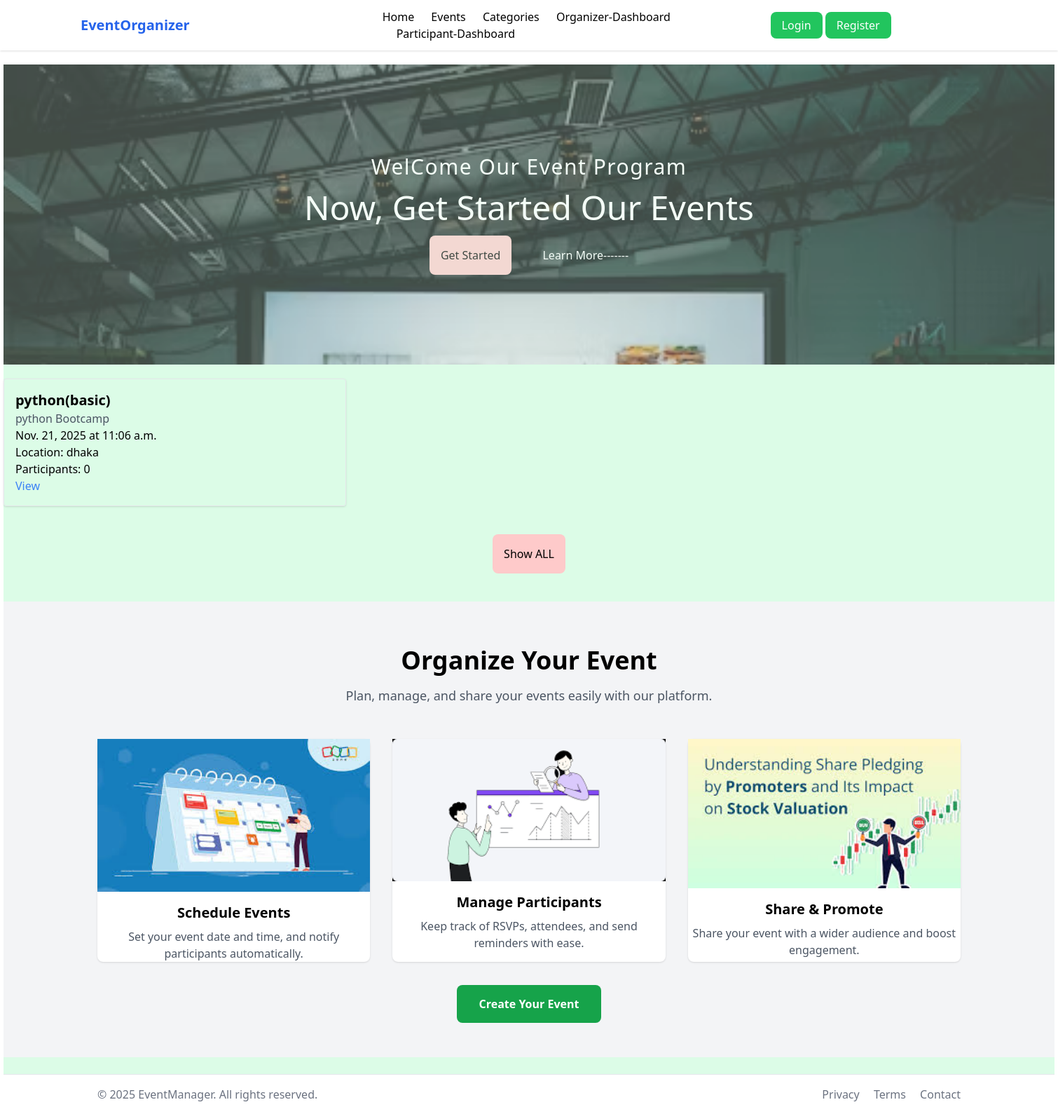
The page / on the database its author committed.
### events/models.py (models this page shows, shortened)
class Event(models.Model):
    name = models.CharField(max_length=200)
    description = models.TextField()
    date = models.DateField()
    time = models.TimeField()
    location = models.CharField(max_length=255)
    category = models.ForeignKey(Category, on_delete=models.CASCADE, related_name='events')
    participants = models.ManyToManyField(User, related_name='rsvped_events', blank=True)
    asset = models.ImageField(upload_to='event_asset/',blank=True,null=True)

class Category(models.Model):
    name = models.CharField(max_length=200)
    description = models.TextField()

### events/views.py (the view)
# urls.py: path('', home, name='home'),
def home(request):
    events = Event.objects.select_related('category').prefetch_related('participants').all()[:9]
    return render(request, 'events/home.html', {'events': events})

### events/templates/events/home.html (shortened to what this page needs)
{% extends "base.html" %}
{% block content %}
<div class='bg-green-100 lg:w-[1500px] lg:h-[30vh] mx-auto'>
     <div class='hero-bg lg:w-[1500px] lg:h-[70vh] bg-cover mx-auto opacity-70 my-5'>
        <div class='text-white flex justify-center flex-col items-center py-5 md:py-32 '>
            <h1 class='text-3xl tracking-wider'>WelCome Our Event Program</h1>
            <p class='text-5xl m-4'>Now, Get Started Our Events</p>
            <div class='space-x-10'>
                <a href="{% url "event_list" %}"><button class='bg-red-200 p-4 text-black font-medium rounded-lg'>Get Started</button></a>
                <button>Learn More-------</button>
            </div>
        </div>
     </div>
    <section>
        <div class="grid grid-cols-1 md:grid-cols-2 lg:grid-cols-3 gap-4">
            {% for event in events %}
            <div class="border p-4 rounded shadow">
                <h2 class="text-xl font-semibold">{{ event.name }}</h2>
                <p class="text-gray-600">{{ event.category.name }}</p>
                <p>{{ event.date }} at {{ event.time }}</p>
                <p>Location: {{ event.location }}</p>
                <p>Participants: {{ event.participants.count }}</p>
                <a href="{% url 'event_detail' event.id %}" class="text-blue-500">View</a>
            </div>
            {% endfor %}
        </div>
    </section>
    <div class='flex justify-center my-10'>
        <a href="{% url "event_list" %}" class='bg-red-200 p-4 rounded-lg '>Show ALL</a>
    </div>
    {% include "events/Event_organization.html" %}
    {% include "events/footer.html" %}
</div>
{% endblock content %}

### events/templates/base.html (shortened to what this page needs)
{% load static %}
<!DOCTYPE html>
<html lang="en">
<head>
    <link rel="stylesheet" href="{% static "css/output.css" %}">
    <link rel="stylesheet" href="{% static "css/style.css" %}">
</head>
<body>
   <header>
        {% include "events/navbar.html" %}
   </header>
   <main>
        {% block content %}{% endblock content %}
   </main>
</body>
</html>

### events/templates/events/navbar.html (shortened to what this page needs)
{% load static %}
<!DOCTYPE html>
<html lang="en">
<head>
    <link rel="stylesheet" href="{% static 'css/output.css' %}">
</head>
<body>
    <nav class="bg-white shadow">
    <div class="container mx-auto grid grid-cols-1 md:grid-cols-2 lg:grid-cols-3 justify-between gap-3 py-3 items-center">
        <div>
            <a href="{% url 'home' %}" class="text-xl font-bold text-blue-600">EventOrganizer</a>
        </div>
        <div class="space-x-5">
            <a href="{% url 'home' %}" class="hover:text-blue-600">Home</a>
            <a href="{% url "event_list" %}" class="hover:text-blue-600">Events</a>
            <a href="{% url "category_list" %}" class="hover:text-blue-600">Categories</a>
            <a href="{% url "dashboard" %}" class="hover:text-blue-600">Organizer-Dashboard</a>
            <a href="{% url "participant-dashboard" %}" class="hover:text-blue-600">Participant-Dashboard</a>
        </div>
        <div class='w-50 mx-auto'>
            {% if user.is_authenticated %}
                <form action="{% url 'logout' %}" method="post">
                    {% csrf_token %}
                    <button type="submit" class="py-2 px-4 bg-red-500 text-white rounded-lg hover:bg-red-100 hover:text-black">Logout</button>
                    <a href="{% url 'profile' %}" class="text-blue-600 hover:underline border-2 py-2 px-3 rounded-md border-green-300">View Profile</a>
                </form>
            {% else %}
                <a href="{% url 'sign-in' %}" class="py-2 px-4 bg-green-500 text-white rounded-lg hover:bg-green-600">Login</a>
                <a href="{% url 'sign-up' %}" class="py-2 px-4 bg-green-500 text-white rounded-lg hover:bg-green-600">Register</a>
            {% endif %}
        </div>
    </div>
</nav>
</body>
</html>

### events/templates/events/Event_organization.html (shortened to what this page needs)
{% load static %}
<!DOCTYPE html>
<html lang="en">
<head>
    <link rel="stylesheet" href="{% static "css/output.css" %}">
</head>
<body>
    <section class="bg-gray-100 py-16">
        <div class="container mx-auto px-6">
            <div class="text-center mb-12">
                <h2 class="text-4xl font-bold mb-4">Organize Your Event</h2>
                <p class="text-gray-600 text-lg">Plan, manage, and share your events easily with our platform.</p>
            </div>
            <div class="grid grid-cols-1 md:grid-cols-3 gap-8">
                <div class="bg-white shadow rounded-lg text-center hover:scale-105 transition-transform duration-300">
                    <img src="{% static 'images/scheduling.jpeg' %}" alt="Calendar" class="mx-auto mb-4 w-full">
                    <h3 class="text-xl font-semibold mb-2">Schedule Events</h3>
                    <p class="text-gray-600">Set your event date and time, and notify participants automatically.</p>
                </div>
                <div class="bg-white shadow rounded-lg text-center hover:scale-105 transition-transform duration-300">
                    <img src="{% static 'images/perticipant.png' %}" alt="Participants" class="mx-auto mb-4 w-full">
                    <h3 class="text-xl font-semibold mb-2">Manage Participants</h3>
                    <p class="text-gray-600">Keep track of RSVPs, attendees, and send reminders with ease.</p>
                </div>
                <div class="bg-white shadow rounded-lg text-center hover:scale-105 transition-transform duration-300">
                    <img src="{% static 'images/share.jpeg' %}" alt="Share" class="mx-auto mb-4 w-full">
                    <h3 class="text-xl font-semibold mb-2">Share & Promote</h3>
                    <p class="text-gray-600">Share your event with a wider audience and boost engagement.</p>
                </div>
            </div>
            <div class="text-center mt-12">
                <a href="{% url 'event_create' %}" class="bg-green-600 text-white px-8 py-4 rounded-lg font-semibold hover:bg-green-500 transition-colors duration-300">
                    Create Your Event
                </a>
            </div>
        </div>
    </section>
</body>
</html>

### events/templates/events/footer.html (shortened to what this page needs)
{% load static %}
<!DOCTYPE html>
<html lang="en">
<head>
    <link rel="stylesheet" href="{% static "css/output.css" %}">
</head>
<body>
    <footer class="bg-white border-t mt-6">
    <div class="container mx-auto px-6 py-4 flex justify-between items-center">
        <p class="text-gray-500">&copy; 2025 EventManager. All rights reserved.</p>
        <div class="space-x-4">
            <a href="#" class="text-gray-500 hover:text-blue-600">Privacy</a>
            <a href="#" class="text-gray-500 hover:text-blue-600">Terms</a>
            <a href="#" class="text-gray-500 hover:text-blue-600">Contact</a>
        </div>
    </div>
</footer>
</body>
</html>

### static/css/style.css (style rules this page uses)
.hero-bg { background-image: url('/static/images/hero.png'); }

### rows shown on the page
Event: name "python(basic)", category.name "python Bootcamp", date "Nov. 21, 2025", time "11:06 a.m.", location "dhaka", participants.count "0"
